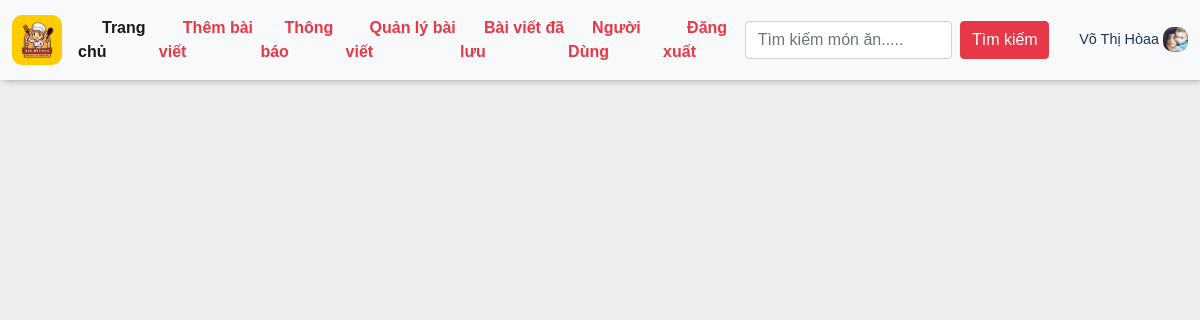
/recipes/snacks/ (signed in), run on an earlier commit of the app's database.
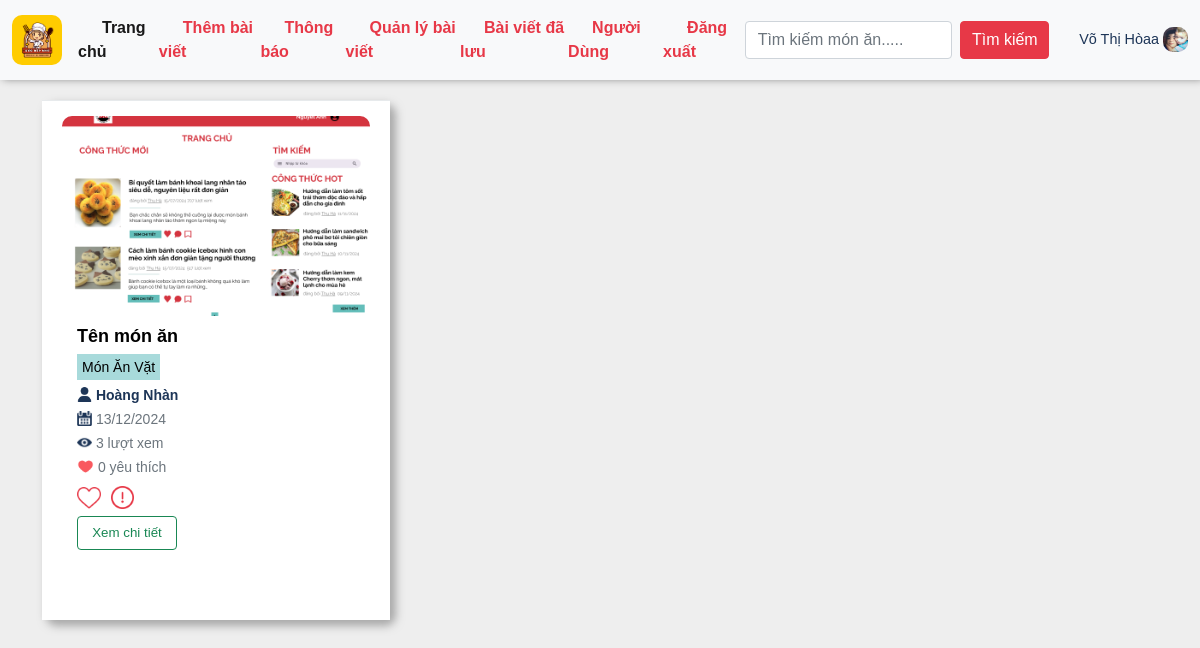
And on a later commit of the database.
### appfood/models.py (models this page shows, shortened)
class Recipe(models.Model):
    title = models.CharField(max_length=100,null=True)
    author = models.ForeignKey('auth.User', on_delete=models.CASCADE)
    introduce = models.CharField(max_length=100,null=True)
    description = models.CharField(max_length=200,null=True)
    created_at = models.DateTimeField(auto_now_add=True)
    views = models.IntegerField(default=0)
    liked_tym = models.ManyToManyField(User, related_name='liked_recipes', blank=True)
    classify = models.ManyToManyField(Classify, related_name='recipes', blank=True)
    reported = models.BooleanField(default=False)
    def total_likes(self):
        return self.liked_tym.count()

class RecipeImage(models.Model):
    recipe = models.ForeignKey(Recipe, related_name='images', on_delete=models.CASCADE)
    image = models.ImageField(upload_to='images/')
    uploaded_at = models.DateTimeField(auto_now_add=True)

class Classify(models.Model):
    name = models.CharField(max_length=100)

class UserProfile(models.Model):
    GENDER_CHOICES = [
        ('T', 'Trai'),
        ('G', 'Gái'),
        ('B', 'Chưa Xác Định'),
    ]
    user = models.OneToOneField(User, on_delete=models.CASCADE)
    birth_date = models.DateField(null=True, blank=True)
    gender = models.CharField(max_length=1, choices=GENDER_CHOICES, null=True, blank=True)
    profile_image = models.ImageField(upload_to='images/', null=True, blank=True)

### appfood/views.py (the view)
# urls.py: path('recipes/snacks/', views.snacks, name='snacks'),  # Ăn Vặt
@login_required
def snacks(request):
    snacks_class = Classify.objects.get(name='Món Ăn Vặt')
    snacks_recipes = Recipe.objects.filter(classify=snacks_class).select_related('author', 'author__userprofile')
    user_profile, created = UserProfile.objects.get_or_create(user=request.user)
    return render(request, 'food/snacks.html', {'recipes': snacks_recipes, 'user_profile': user_profile})

### appfood/templates/food/snacks.html (shortened to what the changed rows need)
{% extends "appfood/base.html" %}
{%load static%}
{%block vegetarian%}
<link href="https://maxcdn.bootstrapcdn.com/font-awesome/4.3.0/css/font-awesome.min.css" rel="stylesheet">
<main>
    <div class="container">
        <div class="row">
            <div class="row d-flex flex-wrap">
                {% for recipe in recipes %}
            <div class="col-md-4" style="margin-bottom: 25px;">
                            <div class="card">
                                <div class="ibox-content product-box" style="height: 520px;">
                                    {% if recipe.images.first %}
                                    <div class="product" style="height: 170px;">
                                        <img style="height:200px;width: 100%;border-radius: 10px 10px 0px 0px;object-fit:cover;" src="{{ recipe.images.first.image.url }}" alt="">
                                    </div>
                                    {% endif %}
                                    <div class="product-desc" style="padding: 15px;margin-top: 20px;">
                                        <a href="{% url 'detail' recipe.id %}" class="product-name">{{ recipe.title }}</a>
                                            <div style="    margin-bottom: -20px;">
                                                {% for category in recipe.classify.all %}
                                                     <small class="text-muted" style="background: var(--green);color: black !important;padding: 5px;">{{ category.name }}</small>
                                                {% endfor %}
                                            </div>
                                            <br>
                                            <small class="text-muted">
                                                <img style="width:15px;height:15px; margin-bottom:4px; " src="{% static 'img/user.png' %}" alt="">
                                                <b style="color:var(--blue);">
                                                    {% if recipe.author.userprofile %}
                                                     {{ recipe.author.userprofile.user.last_name }} {{ recipe.author.userprofile.user.first_name }}
                                                {% else %}
                                                    {{ recipe.author.username }}
                                                {% endif %}
                                                </b>
                                            </small>
                                            <br>
                                            <small class="text-muted"><img style="width:15px;height:15px; margin-bottom:4px;" src="{% static 'img/calendar.png' %}" alt=""> {{recipe.images.first.uploaded_at|date:"d/m/Y"}}</small>
                                            <br>
                                            <small class="text-muted"><img style="width:15px;height:15px; margin-bottom:4px;" src="{% static 'img/eye.png' %}" alt=""> {{ recipe.views }} lượt xem</small>
                                            <br>
                                            <small class="text-muted"><img style="width:17px;height:17px; margin-bottom:4px;" src="{% static 'img/heart.png' %}" alt=""> {{ recipe.total_likes }} yêu thích</small>
                                            <div class="m-t text-right block-button" style="padding-top: 30px;padding-left: 1%;">
                                                <form method="post" action="{% url 'like_recipe' recipe.id %}">
                                                    <button type="submit" class="btn {% if user in recipe.liked_tym.all %}btn-danger{% else %}btn-primary{% endif %}" style="padding-top: 7px;border: none;background:none;">
                                                        {% if user in recipe.liked_tym.all %}<img style="width:24px;" src="{% static 'img/heartttt.png' %}" alt="">{% else %}<img style="width:24px;" src="{% static 'img/like.png' %}" alt="">{% endif %}
                                                    </button>
                                                </form>
                                                <form method="post" action="{% url 'report_food' recipe.id %}">
                                                    <button type="submit" class="btn btn-outline-danger" style="padding-top: 7px;border: none">
                                                        <img style="width:23px; margin-bottom: 2px;" src="{% static 'img/report.png' %}" alt="">
                                                    </button>
                                                </form>
                                            </div>
                                            <div class="d-flex flex-column"><a href="{% url 'detail' recipe.id %}" class="btn btn-outline-success" style="font-size: 10pt;width:100px;margin-top:5px;">Xem chi tiết</a></div>
                                    </div>
                                </div>
                            </div>
                        </div>
        {% endfor %}
    </div>
            </div>
        </div>
</main>
{% endblock vegetarian%}

What changed in the data, as far as the page shows it:
added Recipe: images.first.image (picture), title "Tên món ăn", author.userprofile.user.last_name "Hoàng", author.userprofile.user.first_name "Nhàn", images.first.uploaded_at "13/12/2024", views "3", total_likes "0"
now on this page (row unchanged): Classify: name "Món Ăn Vặt"
